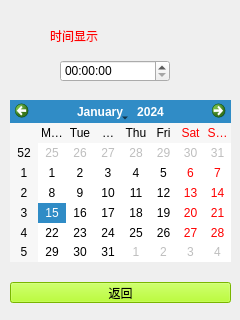
<?xml version="1.0" encoding="UTF-8"?>
<ui version="4.0">
 <class>Data</class>
 <widget class="QWidget" name="Data">
  <property name="geometry">
   <rect>
    <x>0</x>
    <y>0</y>
    <width>240</width>
    <height>320</height>
   </rect>
  </property>
  <property name="windowTitle">
   <string>Form</string>
  </property>
  <widget class="QCalendarWidget" name="calendarWidget">
   <property name="geometry">
    <rect>
     <x>10</x>
     <y>100</y>
     <width>221</width>
     <height>162</height>
    </rect>
   </property>
  </widget>
  <widget class="QLabel" name="label">
   <property name="geometry">
    <rect>
     <x>50</x>
     <y>20</y>
     <width>141</width>
     <height>31</height>
    </rect>
   </property>
   <property name="styleSheet">
    <string notr="true">font: 20pt &quot;华文行楷&quot;;
color: rgb(255, 0, 0);</string>
   </property>
   <property name="text">
    <string>时间显示</string>
   </property>
  </widget>
  <widget class="QTimeEdit" name="timeEdit">
   <property name="geometry">
    <rect>
     <x>60</x>
     <y>60</y>
     <width>110</width>
     <height>22</height>
    </rect>
   </property>
  </widget>
  <widget class="QPushButton" name="pushButton">
   <property name="geometry">
    <rect>
     <x>10</x>
     <y>282</y>
     <width>221</width>
     <height>21</height>
    </rect>
   </property>
   <property name="styleSheet">
    <string notr="true">background-color: rgb(170, 255, 0);
alternate-background-color: rgb(170, 255, 127);
selection-background-color: rgb(255, 0, 0);
font: 75 11pt &quot;微软雅黑&quot;;</string>
   </property>
   <property name="text">
    <string>返回</string>
   </property>
  </widget>
 </widget>
 <resources/>
 <connections/>
</ui>
